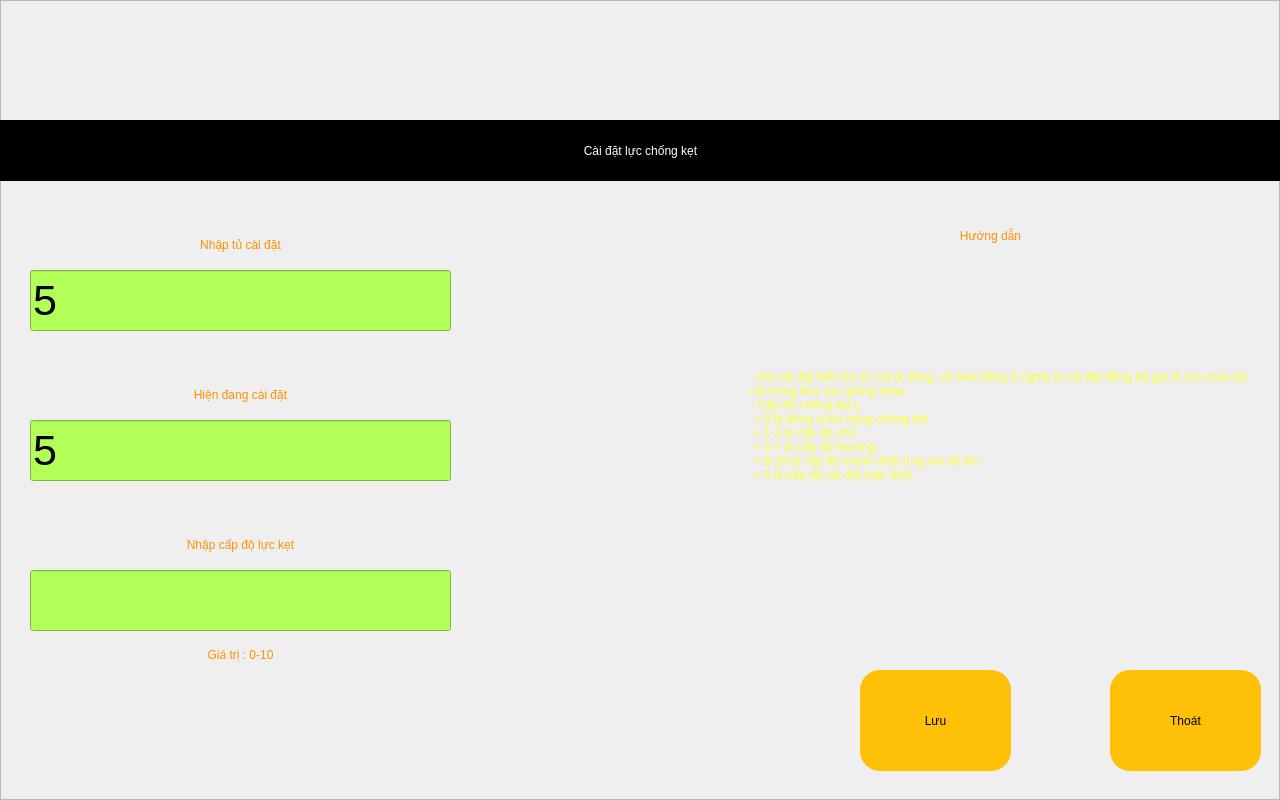
<?xml version="1.0" encoding="UTF-8"?>
<ui version="4.0">
 <class>setLucChongKet</class>
 <widget class="QWidget" name="setLucChongKet">
  <property name="geometry">
   <rect>
    <x>0</x>
    <y>0</y>
    <width>1280</width>
    <height>800</height>
   </rect>
  </property>
  <property name="windowTitle">
   <string>Form</string>
  </property>
  <property name="styleSheet">
   <string notr="true"/>
  </property>
  <widget class="QFrame" name="frame">
   <property name="geometry">
    <rect>
     <x>0</x>
     <y>0</y>
     <width>1280</width>
     <height>800</height>
    </rect>
   </property>
   <property name="styleSheet">
    <string notr="true">.QFrame{background-image: url(:/images/darkbg.jpg);}#QPushButton:pressed { background-color:#FF6E40}.QPushButton{border-radius: 20px;background-color: #FFC107;font: 75 20pt bold &quot;Ubuntu&quot;;}.QLabel{color:#FF8F00;font: 75 32pt &quot;Ubuntu&quot;;}.QLineEdit{background-color:#B2FF59;font: 75 32pt &quot;Ubuntu&quot;;}#lbHuongDan{font: 75 18pt &quot;Ubuntu&quot;;color:#ffff35}
</string>
   </property>
   <property name="frameShape">
    <enum>QFrame::StyledPanel</enum>
   </property>
   <property name="frameShadow">
    <enum>QFrame::Raised</enum>
   </property>
   <widget class="QLabel" name="label">
    <property name="geometry">
     <rect>
      <x>0</x>
      <y>120</y>
      <width>1281</width>
      <height>61</height>
     </rect>
    </property>
    <property name="styleSheet">
     <string notr="true">font: 75 32pt &quot;Ubuntu&quot;;
background-color: rgb(0, 0, 0);
color: rgb(255, 255, 255);</string>
    </property>
    <property name="text">
     <string>Cài đặt lực chống kẹt</string>
    </property>
    <property name="alignment">
     <set>Qt::AlignCenter</set>
    </property>
    <property name="margin">
     <number>0</number>
    </property>
   </widget>
   <widget class="QLabel" name="label_2">
    <property name="geometry">
     <rect>
      <x>30</x>
      <y>370</y>
      <width>421</width>
      <height>50</height>
     </rect>
    </property>
    <property name="styleSheet">
     <string notr="true"/>
    </property>
    <property name="text">
     <string>Hiện đang cài đặt</string>
    </property>
    <property name="alignment">
     <set>Qt::AlignCenter</set>
    </property>
    <property name="margin">
     <number>0</number>
    </property>
   </widget>
   <widget class="QLabel" name="label_3">
    <property name="geometry">
     <rect>
      <x>30</x>
      <y>630</y>
      <width>421</width>
      <height>50</height>
     </rect>
    </property>
    <property name="styleSheet">
     <string notr="true"/>
    </property>
    <property name="text">
     <string>Giá trị : 0-10</string>
    </property>
    <property name="alignment">
     <set>Qt::AlignCenter</set>
    </property>
    <property name="margin">
     <number>0</number>
    </property>
   </widget>
   <widget class="QLabel" name="label_4">
    <property name="geometry">
     <rect>
      <x>30</x>
      <y>520</y>
      <width>421</width>
      <height>50</height>
     </rect>
    </property>
    <property name="styleSheet">
     <string notr="true"/>
    </property>
    <property name="text">
     <string>Nhập cấp độ lực kẹt</string>
    </property>
    <property name="alignment">
     <set>Qt::AlignCenter</set>
    </property>
    <property name="margin">
     <number>0</number>
    </property>
   </widget>
   <widget class="QPushButton" name="btSave">
    <property name="geometry">
     <rect>
      <x>860</x>
      <y>670</y>
      <width>151</width>
      <height>101</height>
     </rect>
    </property>
    <property name="text">
     <string>Lưu</string>
    </property>
   </widget>
   <widget class="QPushButton" name="btExit">
    <property name="geometry">
     <rect>
      <x>1110</x>
      <y>670</y>
      <width>151</width>
      <height>101</height>
     </rect>
    </property>
    <property name="text">
     <string>Thoát</string>
    </property>
   </widget>
   <widget class="QLineEdit" name="tbLCKHienTai">
    <property name="geometry">
     <rect>
      <x>30</x>
      <y>420</y>
      <width>421</width>
      <height>61</height>
     </rect>
    </property>
    <property name="font">
     <font>
      <family>Ubuntu</family>
      <pointsize>32</pointsize>
      <weight>9</weight>
      <italic>false</italic>
      <bold>false</bold>
     </font>
    </property>
    <property name="text">
     <string>5</string>
    </property>
   </widget>
   <widget class="QLineEdit" name="tbLCKCaiDat">
    <property name="geometry">
     <rect>
      <x>30</x>
      <y>570</y>
      <width>421</width>
      <height>61</height>
     </rect>
    </property>
    <property name="font">
     <font>
      <family>Ubuntu</family>
      <pointsize>32</pointsize>
      <weight>9</weight>
      <italic>false</italic>
      <bold>false</bold>
     </font>
    </property>
   </widget>
   <widget class="QLabel" name="label_5">
    <property name="geometry">
     <rect>
      <x>810</x>
      <y>210</y>
      <width>361</width>
      <height>51</height>
     </rect>
    </property>
    <property name="styleSheet">
     <string notr="true"/>
    </property>
    <property name="text">
     <string>Hướng dẫn</string>
    </property>
    <property name="alignment">
     <set>Qt::AlignCenter</set>
    </property>
    <property name="margin">
     <number>0</number>
    </property>
   </widget>
   <widget class="QLabel" name="lbHuongDan">
    <property name="geometry">
     <rect>
      <x>750</x>
      <y>270</y>
      <width>511</width>
      <height>311</height>
     </rect>
    </property>
    <property name="text">
     <string>- Khi cài đặt hiển thị số cột di dộng, số Seri bằng 0 nghĩa là cài đặt đồng bộ giá trị cho toàn bộ cột trong khu vực giống nhau
- Cấp độ chống kẹt L
 + 0 là đóng chức năng chống kẹt
 + 1-3 là cấp độ nhỏ
 + 4-7 là cấp độ thường
 + 8-10 là cấp độ mạnh nhất ứng với tải lớn
 + 5 là cấp độ cài đặt mặc định</string>
    </property>
    <property name="wordWrap">
     <bool>true</bool>
    </property>
   </widget>
   <widget class="QLabel" name="label_6">
    <property name="geometry">
     <rect>
      <x>30</x>
      <y>220</y>
      <width>421</width>
      <height>50</height>
     </rect>
    </property>
    <property name="styleSheet">
     <string notr="true"/>
    </property>
    <property name="text">
     <string>Nhập tủ cài đặt</string>
    </property>
    <property name="alignment">
     <set>Qt::AlignCenter</set>
    </property>
    <property name="margin">
     <number>0</number>
    </property>
   </widget>
   <widget class="QLineEdit" name="tbChonTu">
    <property name="geometry">
     <rect>
      <x>30</x>
      <y>270</y>
      <width>421</width>
      <height>61</height>
     </rect>
    </property>
    <property name="font">
     <font>
      <family>Ubuntu</family>
      <pointsize>32</pointsize>
      <weight>9</weight>
      <italic>false</italic>
      <bold>false</bold>
     </font>
    </property>
    <property name="text">
     <string>5</string>
    </property>
   </widget>
  </widget>
 </widget>
 <resources>
  <include location="resources.qrc"/>
 </resources>
 <connections/>
</ui>
